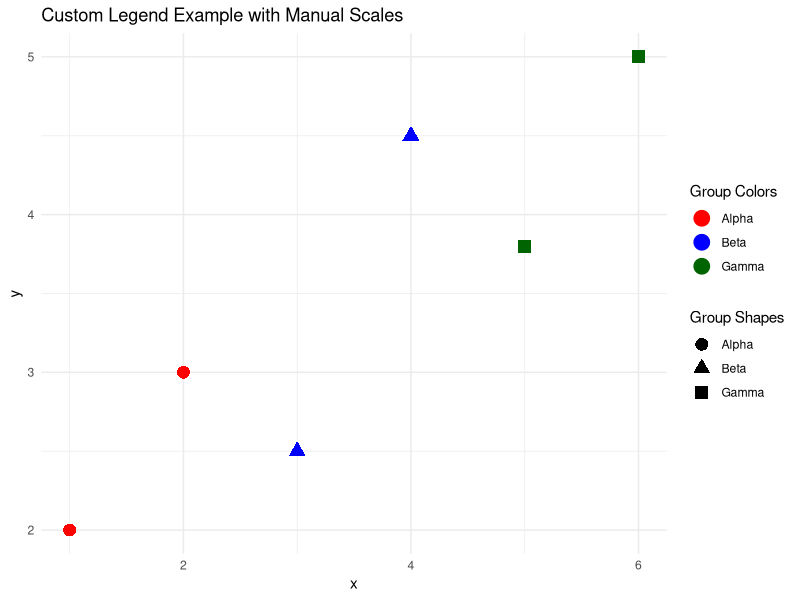

The R script that drew this image:
 #Create a customized legend using manual scales and guides in ggplot2.

# Load ggplot2
library(ggplot2)

# Sample data
df <- data.frame(
  x = c(1, 2, 3, 4, 5, 6),
  y = c(2, 3, 2.5, 4.5, 3.8, 5),
  group = c("A", "A", "B", "B", "C", "C")
)

# Create the plot
ggplot(df, aes(x = x, y = y, color = group, shape = group)) +
  geom_point(size = 4) +
  
  # Manual color scale
  scale_color_manual(
    values = c("A" = "red", "B" = "blue", "C" = "darkgreen"),
    name = "Group Colors",                           # Custom legend title
    labels = c("Alpha", "Beta", "Gamma")             # Custom legend labels
  ) +
  
  # Manual shape scale
  scale_shape_manual(
    values = c("A" = 16, "B" = 17, "C" = 15),
    name = "Group Shapes",                           # Custom shape legend title
    labels = c("Alpha", "Beta", "Gamma")
  ) +
  
  # Customize guides (optional: order, override aesthetics, etc.)
  guides(
    color = guide_legend(order = 1, override.aes = list(size = 5)),
    shape = guide_legend(order = 2)
  ) +
  
  labs(title = "Custom Legend Example with Manual Scales") +
  theme_minimal()
